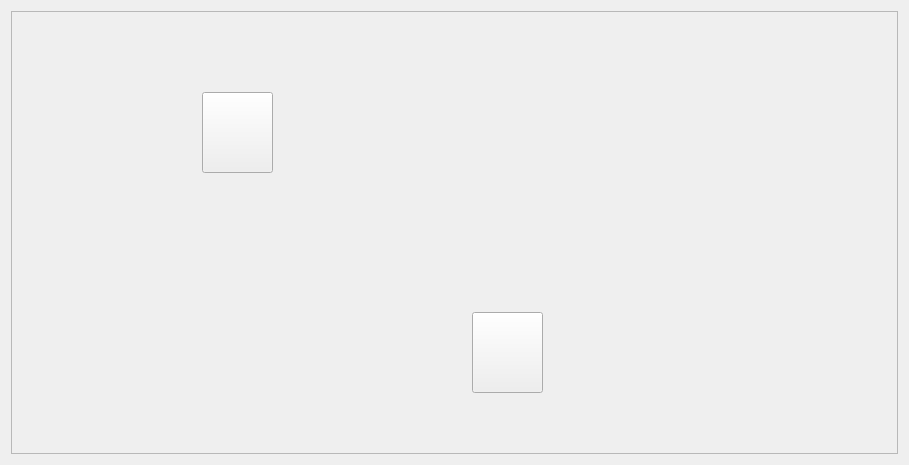
<?xml version="1.0" encoding="UTF-8"?>
<ui version="4.0">
 <class>tab3ControlPannel</class>
 <widget class="QWidget" name="tab3ControlPannel">
  <property name="geometry">
   <rect>
    <x>0</x>
    <y>0</y>
    <width>909</width>
    <height>465</height>
   </rect>
  </property>
  <property name="windowTitle">
   <string>Form</string>
  </property>
  <layout class="QVBoxLayout" name="verticalLayout">
   <item>
    <widget class="QScrollArea" name="scrollArea">
     <property name="widgetResizable">
      <bool>true</bool>
     </property>
     <widget class="QWidget" name="scrollAreaWidgetContents">
      <property name="geometry">
       <rect>
        <x>0</x>
        <y>0</y>
        <width>883</width>
        <height>439</height>
       </rect>
      </property>
      <widget class="QLabel" name="label">
       <property name="geometry">
        <rect>
         <x>0</x>
         <y>10</y>
         <width>891</width>
         <height>431</height>
        </rect>
       </property>
       <property name="autoFillBackground">
        <bool>false</bool>
       </property>
       <property name="text">
        <string/>
       </property>
       <property name="pixmap">
        <pixmap resource="IotQtClient.qrc">:/IotQtClient/Image/room.png</pixmap>
       </property>
       <property name="scaledContents">
        <bool>true</bool>
       </property>
      </widget>
      <widget class="QPushButton" name="pPB_Light">
       <property name="geometry">
        <rect>
         <x>190</x>
         <y>80</y>
         <width>71</width>
         <height>81</height>
        </rect>
       </property>
       <property name="text">
        <string/>
       </property>
       <property name="icon">
        <iconset resource="IotQtClient.qrc">
         <normaloff>:/IotQtClient/Image/light_off.png</normaloff>
         <normalon>:/IotQtClient/Image/light_on.png</normalon>:/IotQtClient/Image/light_off.png</iconset>
       </property>
       <property name="iconSize">
        <size>
         <width>60</width>
         <height>60</height>
        </size>
       </property>
       <property name="shortcut">
        <string notr="true"/>
       </property>
       <property name="checkable">
        <bool>true</bool>
       </property>
      </widget>
      <widget class="QPushButton" name="pPB_Plug">
       <property name="geometry">
        <rect>
         <x>460</x>
         <y>300</y>
         <width>71</width>
         <height>81</height>
        </rect>
       </property>
       <property name="autoFillBackground">
        <bool>false</bool>
       </property>
       <property name="text">
        <string/>
       </property>
       <property name="icon">
        <iconset resource="IotQtClient.qrc">
         <normaloff>:/IotQtClient/Image/plug_off.png</normaloff>
         <normalon>:/IotQtClient/Image/plug_on.png</normalon>:/IotQtClient/Image/plug_off.png</iconset>
       </property>
       <property name="iconSize">
        <size>
         <width>60</width>
         <height>60</height>
        </size>
       </property>
       <property name="shortcut">
        <string notr="true"/>
       </property>
       <property name="checkable">
        <bool>true</bool>
       </property>
       <property name="flat">
        <bool>false</bool>
       </property>
      </widget>
     </widget>
    </widget>
   </item>
  </layout>
 </widget>
 <resources>
  <include location="IotQtClient.qrc"/>
 </resources>
 <connections/>
</ui>
